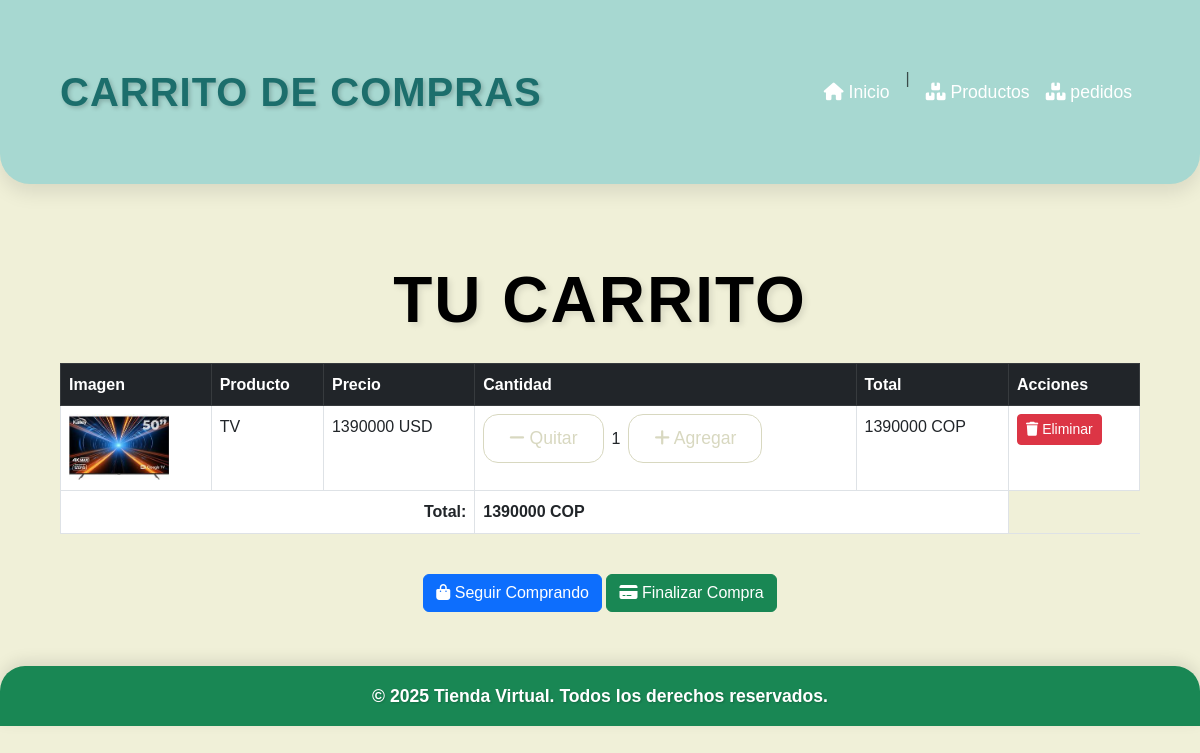
The page /carrito/ (signed in) on the database as committed earlier.
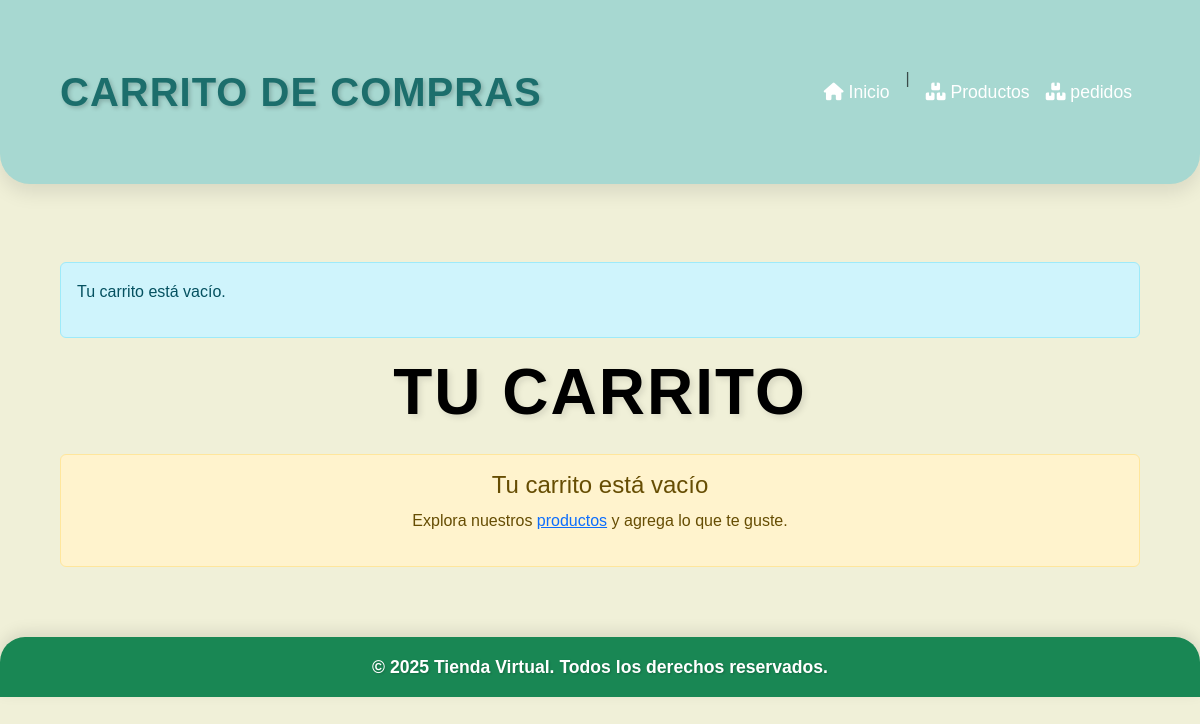
The same page on the database as committed later.
### cuentas/models.py (models this page shows, shortened)
class CarritoItem(models.Model):
    usuario = models.ForeignKey(User, on_delete=models.CASCADE)
    producto = models.ForeignKey(Producto, on_delete=models.CASCADE)
    cantidad = models.PositiveIntegerField(default=1)
    def total_precio(self):
        return self.producto.precio * self.cantidad

class Producto(models.Model):
    nombre = models.CharField(max_length=200)
    descripcion = models.TextField()
    precio = models.DecimalField(max_digits=10, decimal_places=2)
    cantidad_stock = models.PositiveIntegerField()
    imagen = models.ImageField(upload_to='productos/')
    especificaciones = models.TextField()
    agotado = models.BooleanField(default=False)
    recomendado = models.BooleanField(default=False)
    usuario = models.ForeignKey(User, on_delete=models.CASCADE, null=True, blank=True)

### cuentas/views.py (the view)
# urls.py: path('carrito/', views.carrito, name='carrito'),
@login_required(login_url="inicio_sesion")
def carrito(request):
    if not request.user.is_authenticated:
        messages.error(request, "Debes iniciar sesión para ver tu carrito.")
        return redirect('inicio_sesion')
    carrito_items = CarritoItem.objects.filter(usuario=request.user)
    carrito_items_disponibles = [item for item in carrito_items if item.producto.cantidad_stock > 0]
    total = sum(item.total_precio() for item in carrito_items_disponibles)
    productos_agotados = [item for item in carrito_items if item.producto.cantidad_stock <= 0]
    if not carrito_items_disponibles:
        messages.info(request, "Tu carrito está vacío.")
    return render(request, 'cuentas/carrito.html', {
        'carrito_items': carrito_items_disponibles,
        'total': total,
        'productos_agotados': productos_agotados
    })

### cuentas/templates/cuentas/carrito.html (shortened to what the changed rows need)
<!DOCTYPE html>
<html lang="es">
<head>
    <link href="https://cdn.jsdelivr.net/npm/bootstrap@5.3.0-alpha1/dist/css/bootstrap.min.css" rel="stylesheet">
    <link rel="stylesheet" href="https://cdnjs.cloudflare.com/ajax/libs/font-awesome/6.0.0-beta3/css/all.min.css">
    {% load static %}
    <link rel="stylesheet" href="{% static 'cuentas/styles/carrito.css' %}">
</head>
<body>
    <div class="container mt-5">
        {% if messages %}
        <div class="alert alert-info">
            {% for message in messages %}
                <p>{{ message }}</p>
            {% endfor %}
        </div>
        {% endif %}
        <h1 class="text-center mb-4">Tu Carrito</h1>
        {% if carrito_items %}
        <div class="table-responsive">
            <table class="table table-bordered">
                <thead class="table-dark">
                    <tr>
                        <th>Imagen</th>
                        <th>Producto</th>
                        <th>Precio</th>
                        <th>Cantidad</th>
                        <th>Total</th>
                        <th>Acciones</th>
                    </tr>
                </thead>
                <tbody>
                    {% for item in carrito_items %}
                    <tr>
                        <td>
                            <img src="{{ item.producto.imagen.url }}" alt="{{ item.producto.nombre }}" width="100">
                        </td>
                        <td>{{ item.producto.nombre }}</td>
                        <td>{{ item.producto.precio|floatformat:0 }} USD</td>
                        <td>
                            <div class="d-flex align-items-center">
                                {% if item.producto.cantidad_stock <= 0 %}
                                    <p class="text-danger">Agotado</p>
                                    <button class="btn btn-secondary btn-sm" disabled>Sin stock</button>
                                {% else %}
                                    <a href="{% url 'reducir_cantidad' item.id %}" class="btn btn-sm btn-outline-secondary me-2">
                                        <i class="fas fa-minus"></i> Quitar
                                    </a>
                                    {{ item.cantidad }}
                                    <a href="{% url 'agregar_al_carrito' item.producto.id %}" class="btn btn-sm btn-outline-secondary ms-2">
                                        <i class="fas fa-plus"></i> Agregar
                                    </a>
                                {% endif %}
                            </div>
                        </td>
                        <td>
                            {% if item.producto.cantidad_stock > 0 %}
                                {{ item.total_precio|floatformat:0 }} COP
                            {% else %}
                                <span class="text-muted">Producto agotado</span>
                            {% endif %}
                        </td>
                        <td>
                            <a href="{% url 'eliminar_del_carrito' item.id %}" class="btn btn-danger btn-sm">
                                <i class="fas fa-trash"></i> Eliminar
                            </a>
                        </td>
                    </tr>
                    {% endfor %}
                </tbody>
                <tfoot>
                    <tr>
                        <td colspan="3" class="text-end"><strong>Total:</strong></td>
                        <td colspan="2"><strong>{{ total|floatformat:0 }} COP</strong></td>
                    </tr>
                </tfoot>
            </table>
        </div>
        <div class="text-center mt-4">
            <a href="{% url 'productos' %}" class="btn btn-primary">
                <i class="fas fa-shopping-bag"></i> Seguir Comprando
            </a>
            {% if total > 0 %}
            <a href="{% url 'finalizar_compra' %}" class="btn btn-success">
                <i class="fas fa-credit-card"></i> Finalizar Compra
            </a>
            {% else %}
            <a href="#" class="btn btn-secondary" disabled>
                <i class="fas fa-credit-card"></i> Finalizar Compra
            </a>
            {% endif %}
        </div>
        {% else %}
        <div class="alert alert-warning text-center">
            <h4>Tu carrito está vacío</h4>
            <p>Explora nuestros <a href="{% url 'productos' %}">productos</a> y agrega lo que te guste.</p>
        </div>
        {% endif %}
    </div>
</body>
</html>

Rows that differ between the two databases and show on the page:
removed CarritoItem: producto.imagen (picture), producto.nombre "TV", producto.precio "1390000", cantidad "1", total_precio "1390000"
Other text that changed with them:
{{ total|floatformat:0 }}: "1390000" → (not shown)
new list line: "Tu carrito está vacío."
text no longer shown: "Imagen Producto Precio Cantidad Total Acciones Total: COP Seguir Comprando Finalizar Compra"
text now shown: "Tu carrito está vacío Explora nuestros productos y agrega lo que te guste."
